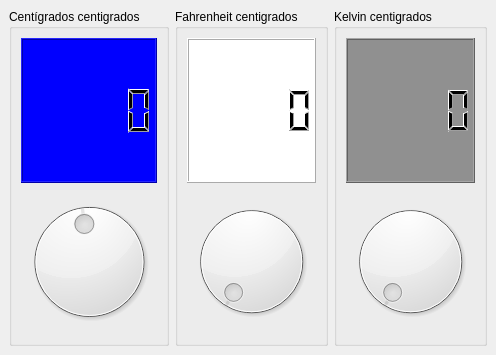
<?xml version="1.0" encoding="UTF-8"?>
<ui version="4.0">
 <class>TermometroV</class>
 <widget class="QMainWindow" name="TermometroV">
  <property name="geometry">
   <rect>
    <x>0</x>
    <y>0</y>
    <width>496</width>
    <height>355</height>
   </rect>
  </property>
  <property name="cursor">
   <cursorShape>OpenHandCursor</cursorShape>
  </property>
  <property name="windowTitle">
   <string>TermometroV</string>
  </property>
  <property name="windowIcon">
   <iconset>
    <normaloff>../IMAGENES/Xd.png</normaloff>../IMAGENES/Xd.png</iconset>
  </property>
  <widget class="QWidget" name="centralwidget">
   <layout class="QHBoxLayout" name="horizontalLayout">
    <item>
     <widget class="QGroupBox" name="grpCent">
      <property name="title">
       <string>Centígrados centigrados</string>
      </property>
      <layout class="QVBoxLayout" name="verticalLayout_3">
       <item>
        <widget class="QLCDNumber" name="lcdCent">
         <property name="styleSheet">
          <string notr="true">background-color: rgb(0, 0, 255);</string>
         </property>
        </widget>
       </item>
       <item>
        <widget class="QDial" name="dialCent">
         <property name="cursor">
          <cursorShape>ClosedHandCursor</cursorShape>
         </property>
         <property name="minimum">
          <number>-273</number>
         </property>
         <property name="maximum">
          <number>300</number>
         </property>
        </widget>
       </item>
      </layout>
     </widget>
    </item>
    <item>
     <widget class="QGroupBox" name="grpFahr">
      <property name="title">
       <string>Fahrenheit centigrados</string>
      </property>
      <layout class="QVBoxLayout" name="verticalLayout_2">
       <item>
        <widget class="QLCDNumber" name="lcdFahr">
         <property name="styleSheet">
          <string notr="true">background-color: rgb(255, 255, 255);</string>
         </property>
        </widget>
       </item>
       <item>
        <widget class="QDial" name="dialFahr">
         <property name="cursor">
          <cursorShape>ClosedHandCursor</cursorShape>
         </property>
         <property name="maximum">
          <number>500</number>
         </property>
        </widget>
       </item>
      </layout>
     </widget>
    </item>
    <item>
     <widget class="QGroupBox" name="groupBox">
      <property name="title">
       <string>Kelvin centigrados</string>
      </property>
      <layout class="QVBoxLayout" name="verticalLayout">
       <item>
        <widget class="QLCDNumber" name="lcdKelvin">
         <property name="styleSheet">
          <string notr="true">background-color: rgb(144, 144, 144);</string>
         </property>
        </widget>
       </item>
       <item>
        <widget class="QDial" name="dialKelvin">
         <property name="maximum">
          <number>500</number>
         </property>
        </widget>
       </item>
      </layout>
     </widget>
    </item>
   </layout>
  </widget>
 </widget>
 <resources/>
 <connections>
  <connection>
   <sender>dialCent</sender>
   <signal>valueChanged(int)</signal>
   <receiver>lcdCent</receiver>
   <slot>display(int)</slot>
   <hints>
    <hint type="sourcelabel">
     <x>63</x>
     <y>144</y>
    </hint>
    <hint type="destinationlabel">
     <x>63</x>
     <y>60</y>
    </hint>
   </hints>
  </connection>
  <connection>
   <sender>dialFahr</sender>
   <signal>valueChanged(int)</signal>
   <receiver>lcdFahr</receiver>
   <slot>display(int)</slot>
   <hints>
    <hint type="sourcelabel">
     <x>179</x>
     <y>144</y>
    </hint>
    <hint type="destinationlabel">
     <x>179</x>
     <y>60</y>
    </hint>
   </hints>
  </connection>
  <connection>
   <sender>dialKelvin</sender>
   <signal>valueChanged(int)</signal>
   <receiver>lcdKelvin</receiver>
   <slot>display(int)</slot>
   <hints>
    <hint type="sourcelabel">
     <x>409</x>
     <y>261</y>
    </hint>
    <hint type="destinationlabel">
     <x>409</x>
     <y>106</y>
    </hint>
   </hints>
  </connection>
 </connections>
</ui>
